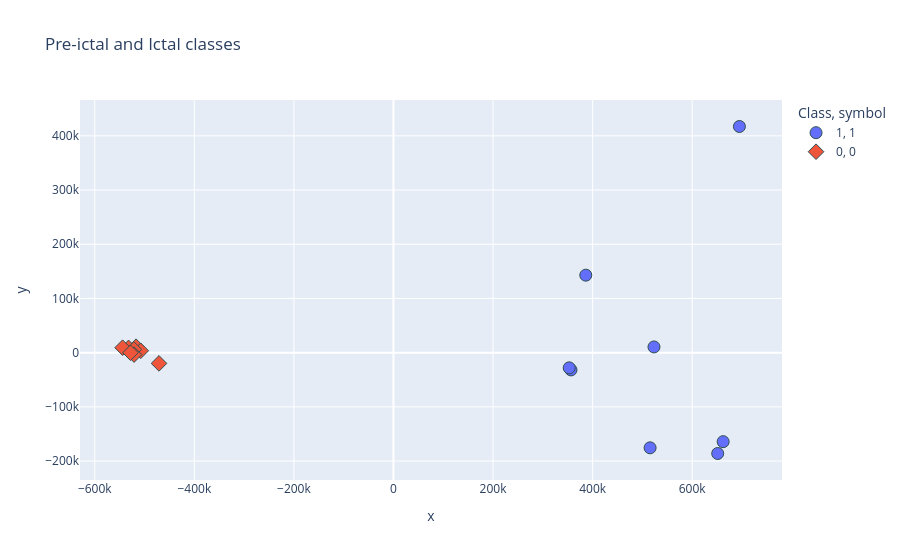

Here is the notebook cell this chart was saved with:
### Code cell
import plotly.express as px
from sklearn.decomposition import PCA
import numpy as np

pca = PCA(n_components=2)
X_pca = pca.fit_transform(all_features)

fig = px.scatter(
    x=X_pca[:, 0],
    y=X_pca[:, 1],
    color=group_labels.astype(str),  # convert 0/1 to string for legend
    labels={'color': 'Class'},
    title='Pre-ictal and Ictal classes',
    symbol=group_labels.astype(str),
)

fig.update_traces(marker=dict(size=12, line=dict(width=1, color='DarkSlateGrey')))
fig.show()

### Figure 1 — Plotly figure (JSON) as saved in the notebook; plotly's stock layout.template omitted (floating-point values rounded to 4 significant figures)
{"data": [{"hovertemplate": "Class=1<br>symbol=1<br>x=%{x}<br>y=%{y}<extra></extra>", "legendgroup": "1, 1", "marker": {"color": "#636efa", "line": {"color": "DarkSlateGrey", "width": 1}, "size": 12, "symbol": "circle"}, "mode": "markers", "name": "1, 1", "orientation": "v", "showlegend": true, "type": "scatter", "x": [356600.0, 515400.0, 651200.0, 662200.0, 353000.0, 523200.0, 694800.0, 386300.0], "xaxis": "x", "y": [-31840.0, -175600.0, -186000.0, -164200.0, -28030.0, 10550.0, 417200.0, 143000.0], "yaxis": "y"}, {"hovertemplate": "Class=0<br>symbol=0<br>x=%{x}<br>y=%{y}<extra></extra>", "legendgroup": "0, 0", "marker": {"color": "#EF553B", "line": {"color": "DarkSlateGrey", "width": 1}, "size": 12, "symbol": "diamond"}, "mode": "markers", "name": "0, 0", "orientation": "v", "showlegend": true, "type": "scatter", "x": [-517100.0, -532100.0, -507700.0, -521500.0, -544100.0, -521100.0, -471000.0, -528200.0], "xaxis": "x", "y": [11010.0, 8777.0, 3473.0, 5988.0, 9171.0, -3556.0, -19770.0, -135.2], "yaxis": "y"}], "layout": {"legend": {"title": {"text": "Class, symbol"}, "tracegroupgap": 0}, "title": {"text": "Pre-ictal and Ictal classes"}, "xaxis": {"anchor": "y", "domain": [0, 1], "title": {"text": "x"}}, "yaxis": {"anchor": "x", "domain": [0, 1], "title": {"text": "y"}}}}
